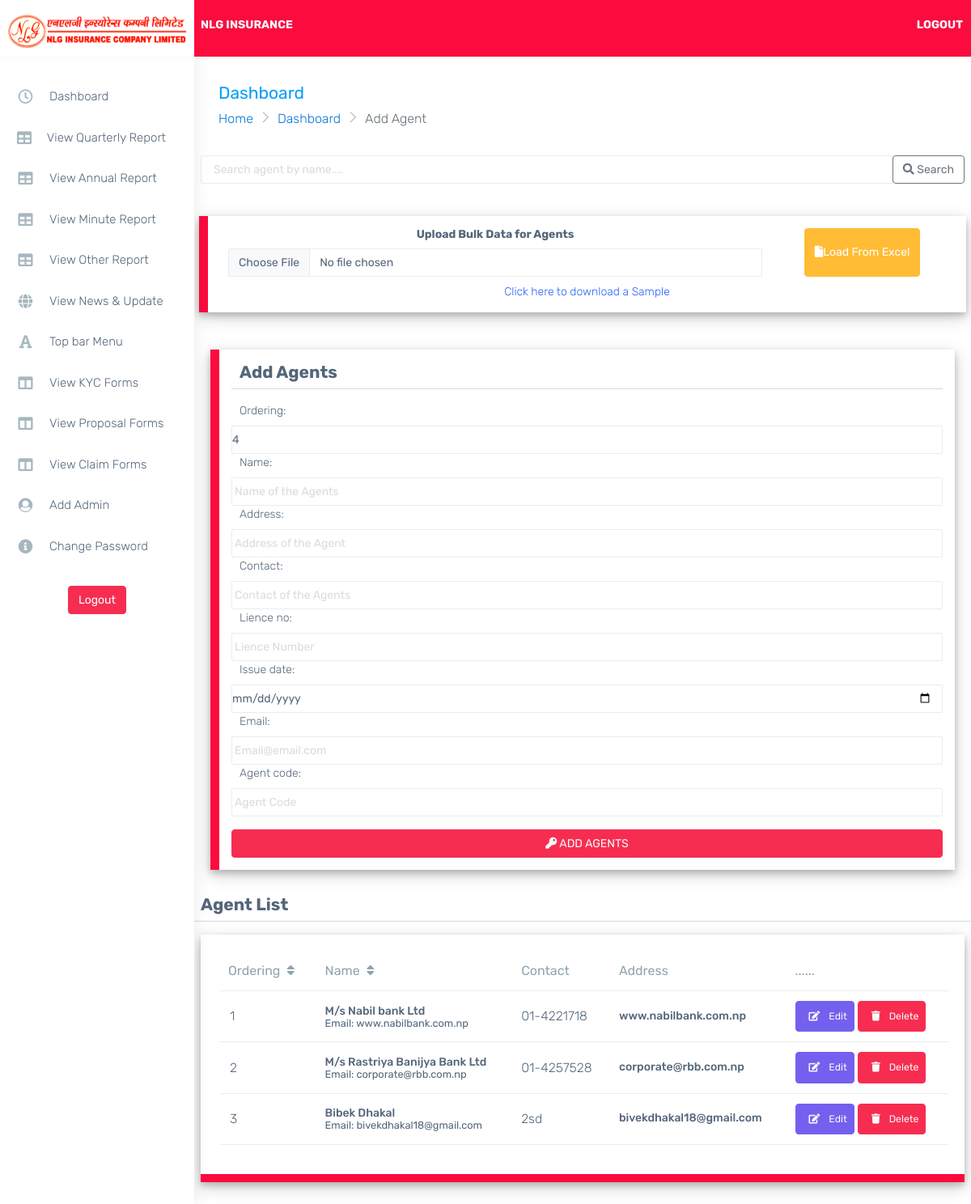
The app's page /addAgent with its own data.
### landing/models.py (models this page shows, shortened)
class Agent(models.Model):
    ordering = models.IntegerField()
    name = models.CharField(max_length=500, null = True, blank= True, )
    address = models.CharField(max_length=100, null = True, blank= True, )
    contact = models.CharField(max_length=100, null = True, blank= True)
    lience_no = models.CharField(max_length=100, null = True, blank= True)
    issue_date = models.DateField(null = True, blank= True, )
    email = models.CharField(max_length=100, null = True, blank= True, )
    agent_code = models.CharField(max_length=200, null = True, blank= True, )
    objects = models.Manager()

### manager/views.py (the view)
# urls.py: path('addAgent', views.addAgent, name='addAgent'),
def addAgent(request):
    form = AgentF(request.POST or None)
    agent = Agent.objects.all().order_by('ordering')
    form.fields['ordering'].initial = agent.count()+1
    page = request.GET.get('page', 1)
    paginator = Paginator(agent, 40)
    try:
        data = paginator.page(page)
    except PageNotAnInteger:
        data = paginator.page(1)
    except EmptyPage:
        data = paginator.page(paginator.num_pages)
    dist = {
        'form':form,
        'data':data
    }
    if form.is_valid():
        form.save()
        messages.success(request, "Agents Saved Succesfully")
        return HttpResponseRedirect(reverse('manager:addAgent'))
    else:
        return render(request, 'manager/addAgent.html',dist )
    return render(request, 'manager/addAgent.html',dist )

### manager/forms.py
class AgentF(forms.ModelForm):
    def __init__(self, *args, **kwargs):
        super(AgentF, self).__init__(*args, **kwargs)
        for visible in self.visible_fields():
            visible.field.widget.attrs['class'] = 'form-control ps-0 form-control-line'
    class Meta:
        model = Agent
        fields = ('__all__')
        widgets = {
            'ordering':forms.NumberInput(attrs={'class':'form-control ps-0 form-control-line'}),
            'name':forms.TextInput(attrs={'placeholder':'Name of the Agents'}),
            'address':forms.TextInput(attrs={'placeholder':'Address of the Agent'}),
            'contact':forms.TextInput(attrs={'placeholder':'Contact of the Agents'}),
            'email':forms.TextInput(attrs={'placeholder':'Email@email.com'}),
            'lience_no':forms.TextInput(attrs={'placeholder':'Lience Number'}),
            'agent_code':forms.TextInput(attrs={'placeholder':'Agent Code'}),
            'issue_date':forms.TextInput(attrs={'type':'date','placeholder':'Issue Date'}),
        }

### templates/manager/addAgent.html (shortened to what this page needs)
{% extends "manager/dashboard.html" %}
{% load static %}
{% block inner %}
    <div class="page-breadcrumb">
        <div class="row align-items-center">
            <div class="col-md-6 col-8 align-self-center">
                <h3 class="page-title mb-0 p-0">Dashboard</h3>
                <div class="d-flex align-items-center">
                    <nav aria-label="breadcrumb">
                        <ol class="breadcrumb">
                            <li class="breadcrumb-item"><a href="{%url 'landing:landing'%}">Home</a></li>
                            <li class="breadcrumb-item"><a href="{%url 'manager:dashboard'%}">Dashboard</a></li>
                            <li class="breadcrumb-item active" aria-current="page">Add Agent</li>
                        </ol>
                    </nav>
                </div>
            </div>
        </div>
    </div>
    <div class="col-12 p-2">
        <form action="{%url 'manager:search' 'agent'%}">
          <div class="input-group mb-3">
            <input type="text" name="search" class="form-control form-control-line" placeholder="Search agent by name...." aria-label="Search agent by name...." aria-describedby="basic-addon2">
            <div class="input-group-append">
              <button class="btn btn-outline-secondary" type="submit">
                <i class="fa fa-search"></i>
                Search
              </button>
            </div>
          </div>
        </form>
    </div>
    <div class="p-3">
        <form action="{%url 'manager:loadData'%}" method="post" enctype="multipart/form-data">
            <div class="row formbox">
                <div class="col-md-9 col-12 text-center">
                    <h6>Upload Bulk Data for Agents</h6>
                    <input type="file" name="excelfile" class="form-control form-control-line">
                </div>
                <div class="col-md-3 col-12 d-flex justify-content-center">
                    <button class="btn btn-warning"> <i class="fa fa-file"></i>Load From Excel</button>
                </div>
                <div class="col-12 text-center pt-2">
                    <a href="{%static 'agent.xlsx'%}" download>Click here to download a Sample</a>
                </div>
            </div>
        </form>
    </div>
    <form action="" method="post" style="width: 100%; padding: 30px;">
        <div class="row formbox">
            <h3>Add Agents</h3>
            <hr>
            {{form}}
            <br>
            <button class="mt-3 btn btn-danger btn-block text-light" id="submit"> <i class="fa fa-key"></i> ADD AGENTS </button>
        </div>
    </form>
    <div class="row ps-2 pe-2">
        <H3>Agent List</H3>
        <hr>
        <div class="col-sm-12">
            <div class="card">
                <div class="card-body">
                    <div class="table-responsive">
                        <table class="table stylish-table no-wrap" id="tableSort">
                            <thead>
                                <tr>
                                    <th class="border-top-0" onclick="sortTable(0)">Ordering <i class="fa fa-sort p-1"></i></th>
                                    <th class="border-top-0" onclick="sortTable(1)"> Name <i class="fa fa-sort p-1"></i></th>
                                    <th class="border-top-0">Contact</th>
                                    <th class="border-top-0">Address</th>
                                    <th class="border-top-0">......</th>
                                </tr>
                            </thead>
                            <tbody>
                                {% for i in data %}
                                    <tr>
                                      <td class="align-middle">
                                        {{i.ordering}}
                                      </td>
                                        <td class="align-middle">
                                            <h6> {{i.name}} </h6>
                                            <small class="d-block">Email: {{i.email}} </small>
                                        </td>
                                        <td class="align-middle">{{i.contact}}</td>
                                        <td class="align-middle">
                                            <h6>{{i.email}}</h6>
                                        </td>
                                        <td class="align-middle">
                                            <a href="{%url 'manager:editAgent' i.id%}">
                                                <button class="text-light btn btn-sm btn-primary">
                                                    <i class="fa fa-edit p-2"></i>
                                                        Edit
                                                </button>
                                            </a>
                                            <button class=" text-light btn btn-sm btn-danger" data-bs-toggle="modal" data-bs-target="#exampleModal{{i.id}}">
                                                <i class="fa fa-trash p-2"></i>
                                                Delete
                                            </button>
                                        </td>
                                    </tr>
                                {% endfor %}
                            </tbody>
                        </table>
                    </div>
                </div>
            </div>
        </div>
    </div>
{% endblock inner %}

### templates/manager/dashboard.html (style rules this page uses)
.card { box-shadow: 0 4px 8px 0 rgb(0 0 0 / 20%), 0 6px 20px 0 rgb(0 0 0 / 19%)!important; }
.formbox { background-color: white; padding: 15px; box-shadow: 0 4px 8px 0 rgb(0 0 0 / 20%), 0 6px 20px 0 rgb(0 0 0 / 19%)!important; }
.card { border-bottom: 10px solid #fb0b3e; cursor: pointer; }
.formbox { border-left: 11px solid #fb0b3e; }
*::placeholder { color: rgb(219, 219, 219)!important; padding-left: 3px; }

### records on screen
Agent: ordering "1", name "M/s Nabil bank Ltd", email "www.nabilbank.com.np", contact "01-4221718"
Agent: ordering "2", name "M/s Rastriya Banijya Bank Ltd", email "corporate@rbb.com.np", contact "01-4257528"
Agent: ordering "3", name "Bibek Dhakal", email "bivekdhakal18@gmail.com", contact "2sd"
